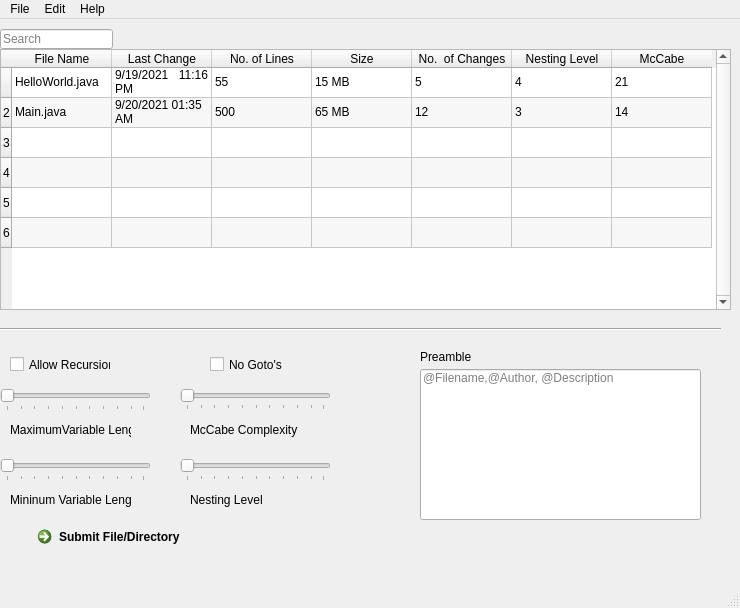
<?xml version="1.0" encoding="UTF-8"?>
<ui version="4.0">
 <class>MainWindow</class>
 <widget class="QMainWindow" name="MainWindow">
  <property name="geometry">
   <rect>
    <x>0</x>
    <y>0</y>
    <width>740</width>
    <height>608</height>
   </rect>
  </property>
  <property name="sizeIncrement">
   <size>
    <width>5</width>
    <height>5</height>
   </size>
  </property>
  <property name="windowTitle">
   <string>MainWindow</string>
  </property>
  <property name="autoFillBackground">
   <bool>true</bool>
  </property>
  <widget class="QWidget" name="centralwidget">
   <widget class="QTableWidget" name="javaFileTable">
    <property name="geometry">
     <rect>
      <x>0</x>
      <y>30</y>
      <width>731</width>
      <height>261</height>
     </rect>
    </property>
    <property name="sizePolicy">
     <sizepolicy hsizetype="Preferred" vsizetype="Fixed">
      <horstretch>4</horstretch>
      <verstretch>0</verstretch>
     </sizepolicy>
    </property>
    <property name="mouseTracking">
     <bool>true</bool>
    </property>
    <property name="verticalScrollBarPolicy">
     <enum>Qt::ScrollBarAlwaysOn</enum>
    </property>
    <property name="horizontalScrollBarPolicy">
     <enum>Qt::ScrollBarAsNeeded</enum>
    </property>
    <property name="dragDropOverwriteMode">
     <bool>false</bool>
    </property>
    <property name="alternatingRowColors">
     <bool>true</bool>
    </property>
    <property name="gridStyle">
     <enum>Qt::SolidLine</enum>
    </property>
    <property name="sortingEnabled">
     <bool>true</bool>
    </property>
    <property name="rowCount">
     <number>6</number>
    </property>
    <attribute name="horizontalHeaderCascadingSectionResizes">
     <bool>true</bool>
    </attribute>
    <attribute name="verticalHeaderCascadingSectionResizes">
     <bool>false</bool>
    </attribute>
    <row>
     <property name="text">
      <string/>
     </property>
    </row>
    <row/>
    <row/>
    <row/>
    <row/>
    <row/>
    <column>
     <property name="text">
      <string>File Name</string>
     </property>
    </column>
    <column>
     <property name="text">
      <string>Last Change</string>
     </property>
    </column>
    <column>
     <property name="text">
      <string>No. of Lines</string>
     </property>
    </column>
    <column>
     <property name="text">
      <string>Size</string>
     </property>
    </column>
    <column>
     <property name="text">
      <string>No.  of Changes</string>
     </property>
    </column>
    <column>
     <property name="text">
      <string>Nesting Level</string>
     </property>
    </column>
    <column>
     <property name="text">
      <string>McCabe</string>
     </property>
    </column>
    <item row="0" column="0">
     <property name="text">
      <string>HelloWorld.java</string>
     </property>
    </item>
    <item row="0" column="1">
     <property name="text">
      <string>9/19/2021 11:16 PM</string>
     </property>
     <property name="textAlignment">
      <set>AlignJustify|AlignVCenter</set>
     </property>
    </item>
    <item row="0" column="2">
     <property name="text">
      <string>55</string>
     </property>
    </item>
    <item row="0" column="3">
     <property name="text">
      <string>15 MB</string>
     </property>
     <property name="font">
      <font>
       <weight>50</weight>
       <bold>false</bold>
      </font>
     </property>
    </item>
    <item row="0" column="4">
     <property name="text">
      <string>5</string>
     </property>
    </item>
    <item row="0" column="5">
     <property name="text">
      <string>4</string>
     </property>
    </item>
    <item row="0" column="6">
     <property name="text">
      <string>21</string>
     </property>
    </item>
    <item row="1" column="0">
     <property name="text">
      <string>Main.java</string>
     </property>
    </item>
    <item row="1" column="1">
     <property name="text">
      <string>9/20/2021 01:35 AM</string>
     </property>
    </item>
    <item row="1" column="2">
     <property name="text">
      <string>500</string>
     </property>
    </item>
    <item row="1" column="3">
     <property name="text">
      <string>65 MB</string>
     </property>
    </item>
    <item row="1" column="4">
     <property name="text">
      <string>12</string>
     </property>
    </item>
    <item row="1" column="5">
     <property name="text">
      <string>3</string>
     </property>
    </item>
    <item row="1" column="6">
     <property name="text">
      <string>14</string>
     </property>
    </item>
   </widget>
   <widget class="QLineEdit" name="SearchBar">
    <property name="geometry">
     <rect>
      <x>0</x>
      <y>10</y>
      <width>113</width>
      <height>20</height>
     </rect>
    </property>
    <property name="sizePolicy">
     <sizepolicy hsizetype="Fixed" vsizetype="Fixed">
      <horstretch>0</horstretch>
      <verstretch>0</verstretch>
     </sizepolicy>
    </property>
    <property name="placeholderText">
     <string>Search</string>
    </property>
   </widget>
   <widget class="Line" name="line">
    <property name="geometry">
     <rect>
      <x>-20</x>
      <y>300</y>
      <width>741</width>
      <height>20</height>
     </rect>
    </property>
    <property name="orientation">
     <enum>Qt::Horizontal</enum>
    </property>
   </widget>
   <widget class="QCheckBox" name="recursionBox">
    <property name="geometry">
     <rect>
      <x>10</x>
      <y>320</y>
      <width>101</width>
      <height>51</height>
     </rect>
    </property>
    <property name="text">
     <string>Allow Recursion</string>
    </property>
   </widget>
   <widget class="QSlider" name="min">
    <property name="geometry">
     <rect>
      <x>0</x>
      <y>370</y>
      <width>151</width>
      <height>22</height>
     </rect>
    </property>
    <property name="orientation">
     <enum>Qt::Horizontal</enum>
    </property>
    <property name="tickPosition">
     <enum>QSlider::TicksBelow</enum>
    </property>
   </widget>
   <widget class="QLineEdit" name="lineEdit">
    <property name="geometry">
     <rect>
      <x>420</x>
      <y>350</y>
      <width>281</width>
      <height>151</height>
     </rect>
    </property>
    <property name="inputMethodHints">
     <set>Qt::ImhNoAutoUppercase|Qt::ImhNoPredictiveText|Qt::ImhPreferLatin</set>
    </property>
    <property name="text">
     <string/>
    </property>
    <property name="alignment">
     <set>Qt::AlignLeading|Qt::AlignLeft|Qt::AlignTop</set>
    </property>
    <property name="placeholderText">
     <string>@Filename,@Author, @Description</string>
    </property>
   </widget>
   <widget class="QLabel" name="label">
    <property name="geometry">
     <rect>
      <x>10</x>
      <y>400</y>
      <width>121</width>
      <height>21</height>
     </rect>
    </property>
    <property name="text">
     <string>MaximumVariable Length </string>
    </property>
   </widget>
   <widget class="QLabel" name="label_2">
    <property name="geometry">
     <rect>
      <x>420</x>
      <y>330</y>
      <width>81</width>
      <height>16</height>
     </rect>
    </property>
    <property name="text">
     <string>Preamble</string>
    </property>
   </widget>
   <widget class="QLabel" name="label_3">
    <property name="geometry">
     <rect>
      <x>10</x>
      <y>470</y>
      <width>121</width>
      <height>21</height>
     </rect>
    </property>
    <property name="text">
     <string>Mininum Variable Length </string>
    </property>
   </widget>
   <widget class="QSlider" name="minSlide">
    <property name="geometry">
     <rect>
      <x>0</x>
      <y>440</y>
      <width>151</width>
      <height>22</height>
     </rect>
    </property>
    <property name="orientation">
     <enum>Qt::Horizontal</enum>
    </property>
    <property name="tickPosition">
     <enum>QSlider::TicksBelow</enum>
    </property>
   </widget>
   <widget class="QLabel" name="label_4">
    <property name="geometry">
     <rect>
      <x>190</x>
      <y>400</y>
      <width>121</width>
      <height>21</height>
     </rect>
    </property>
    <property name="text">
     <string>McCabe Complexity</string>
    </property>
   </widget>
   <widget class="QLabel" name="label_5">
    <property name="geometry">
     <rect>
      <x>190</x>
      <y>470</y>
      <width>121</width>
      <height>21</height>
     </rect>
    </property>
    <property name="text">
     <string>Nesting Level</string>
    </property>
   </widget>
   <widget class="QSlider" name="nestingSlide">
    <property name="geometry">
     <rect>
      <x>180</x>
      <y>440</y>
      <width>151</width>
      <height>22</height>
     </rect>
    </property>
    <property name="orientation">
     <enum>Qt::Horizontal</enum>
    </property>
    <property name="tickPosition">
     <enum>QSlider::TicksBelow</enum>
    </property>
   </widget>
   <widget class="QSlider" name="m">
    <property name="geometry">
     <rect>
      <x>180</x>
      <y>370</y>
      <width>151</width>
      <height>21</height>
     </rect>
    </property>
    <property name="orientation">
     <enum>Qt::Horizontal</enum>
    </property>
    <property name="tickPosition">
     <enum>QSlider::TicksBelow</enum>
    </property>
   </widget>
   <widget class="QCheckBox" name="noGotoBox">
    <property name="geometry">
     <rect>
      <x>210</x>
      <y>320</y>
      <width>101</width>
      <height>51</height>
     </rect>
    </property>
    <property name="text">
     <string>No Goto's</string>
    </property>
   </widget>
   <widget class="QCommandLinkButton" name="commandLinkButton">
    <property name="geometry">
     <rect>
      <x>30</x>
      <y>500</y>
      <width>185</width>
      <height>41</height>
     </rect>
    </property>
    <property name="text">
     <string>Submit File/Directory</string>
    </property>
   </widget>
  </widget>
  <widget class="QMenuBar" name="menubar">
   <property name="geometry">
    <rect>
     <x>0</x>
     <y>0</y>
     <width>740</width>
     <height>21</height>
    </rect>
   </property>
   <widget class="QMenu" name="menuFile">
    <property name="title">
     <string>File</string>
    </property>
    <widget class="QMenu" name="menuNew_File">
     <property name="title">
      <string>New File</string>
     </property>
     <addaction name="separator"/>
     <addaction name="actionSingle_file"/>
    </widget>
    <addaction name="menuNew_File"/>
    <addaction name="actionExport_File"/>
   </widget>
   <widget class="QMenu" name="menuEdit">
    <property name="title">
     <string>Edit</string>
    </property>
   </widget>
   <widget class="QMenu" name="menuHelp">
    <property name="title">
     <string>Help</string>
    </property>
   </widget>
   <addaction name="menuFile"/>
   <addaction name="menuEdit"/>
   <addaction name="menuHelp"/>
  </widget>
  <widget class="QStatusBar" name="statusbar"/>
  <action name="actionExport_File">
   <property name="text">
    <string>Export to Excel</string>
   </property>
  </action>
  <action name="actionSingle_file">
   <property name="text">
    <string>Single file</string>
   </property>
  </action>
 </widget>
 <resources/>
 <connections/>
</ui>
